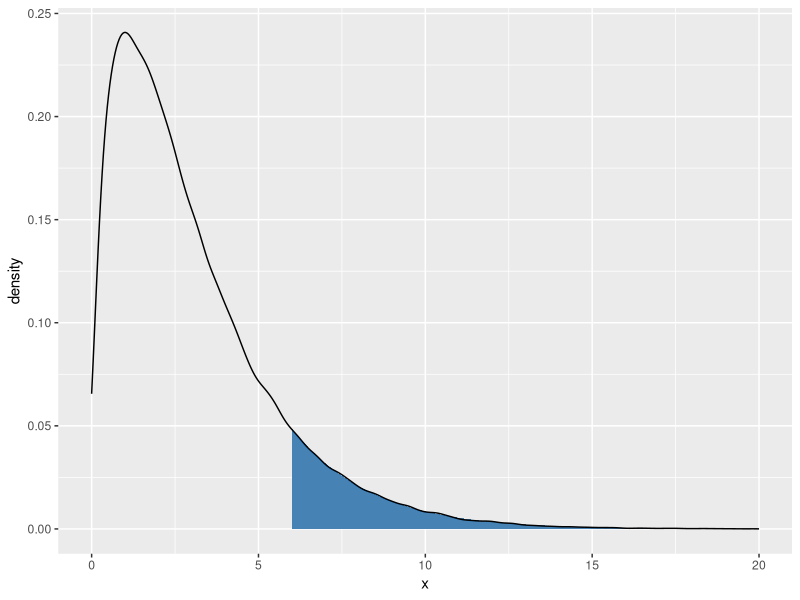

This figure's R source:
library(ggplot2)

lefttail <- function(x, t) {
  left <- dchisq(x, 3)
  left[x<=t] <- NA
  return(left)
}

x <- rchisq(100000, df = 3)

ggplot() +
  stat_function(fun = lefttail, args = list(t=5.9), geom="area", fill="steelblue") +
  geom_density(data=as.data.frame(dchisq(x, 3)), aes(x=x), color="black") +
  scale_x_continuous(breaks=seq(0, 20, 5), limits=c(0,20))